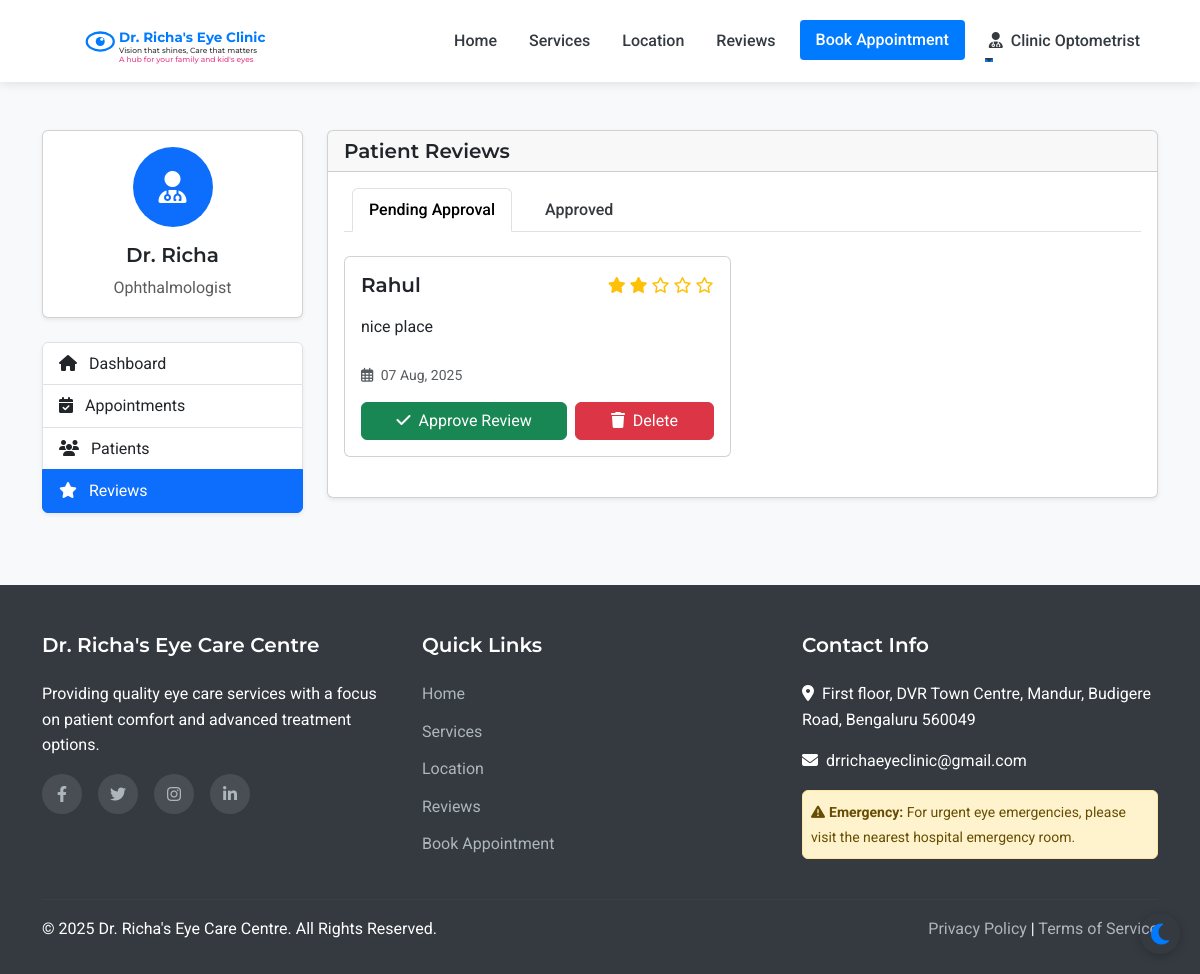
The page /admin/reviews (signed in) on the database as committed earlier.
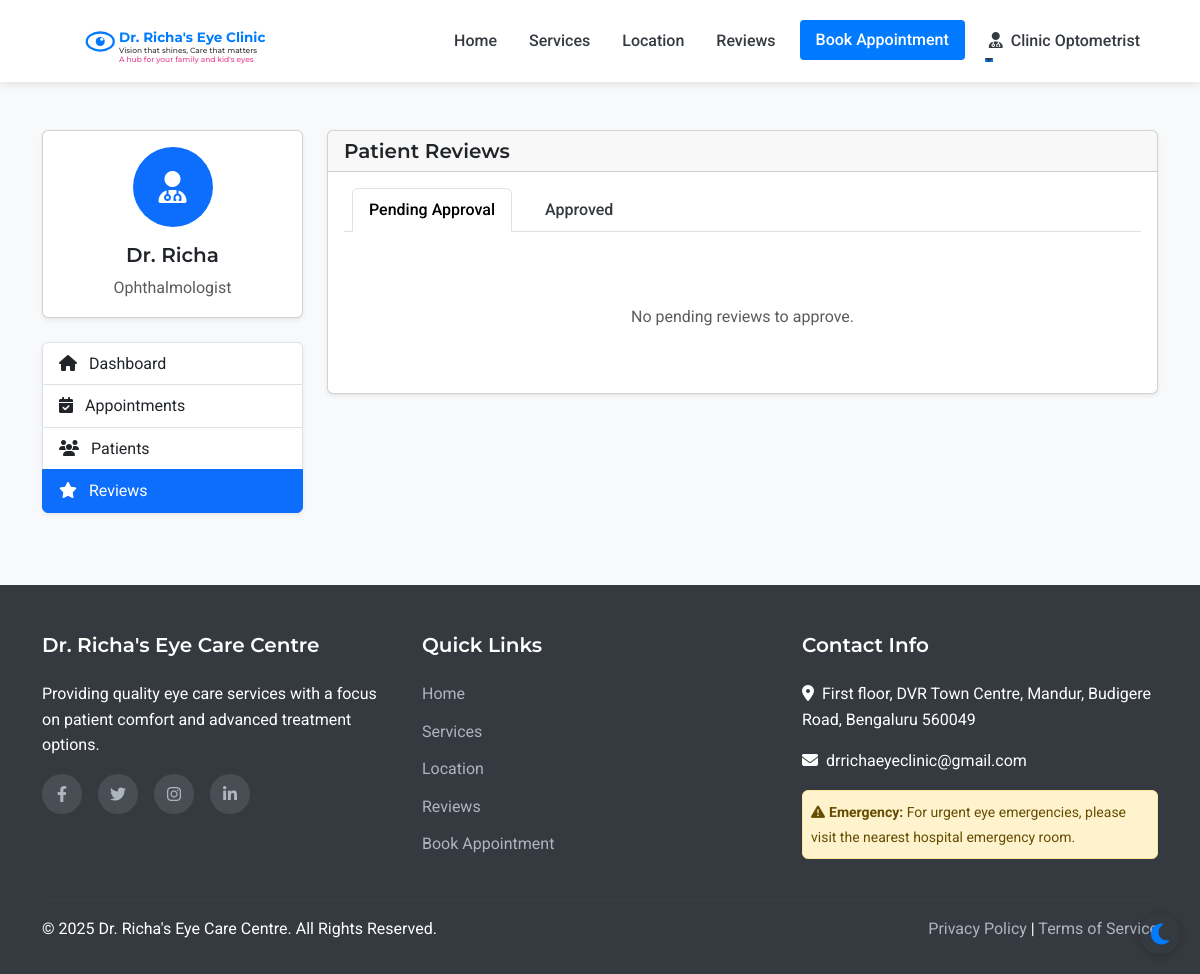
The same page on the database as committed later.
### models.py (models this page shows, shortened)
class Staff(UserMixin, db.Model):
    __abstract__ = True
    id = db.Column(db.Integer, primary_key=True)
    username = db.Column(db.String(64), unique=True, nullable=False)
    email = db.Column(db.String(120), unique=True, nullable=False)
    password_hash = db.Column(db.String(256), nullable=False)
    full_name = db.Column(db.String(100), nullable=False)
    mobile_number = db.Column(db.String(15), nullable=False)

class Assistant(Staff):
    __tablename__ = 'assistant'
    position = db.Column(db.String(100), nullable=True, default='Optometrist')
    full_name = db.Column(db.String(100), nullable=True, default='Optometrist')
    joining_date = db.Column(db.Date, nullable=True)
    salary_records = db.relationship('Salary', backref='assistant', lazy=True)

class Review(db.Model):
    id = db.Column(db.Integer, primary_key=True)
    patient_id = db.Column(db.Integer, db.ForeignKey('patient.id'), nullable=True)
    patient = db.relationship('Patient', backref='reviews')
    patient_name = db.Column(db.String(100), nullable=False)
    rating = db.Column(db.Integer, nullable=False)
    review_text = db.Column(db.Text, nullable=False)
    is_approved = db.Column(db.Boolean, default=False)
    created_at = db.Column(db.DateTime, default=datetime.utcnow)

### routes.py (the view)
@app.route('/admin/reviews')
@login_required
def admin_reviews():
    if not (isinstance(current_user, Admin) or isinstance(current_user, Doctor) or isinstance(current_user, Assistant)):
        flash('Access denied. Staff privileges required.', 'danger')
        return redirect(url_for('index'))
    pending_reviews = Review.query.filter_by(is_approved=False).order_by(desc(Review.created_at)).all()
    approved_reviews = Review.query.filter_by(is_approved=True).order_by(desc(Review.created_at)).all()
    return render_template('admin/reviews.html', pending_reviews=pending_reviews, approved_reviews=approved_reviews)

### templates/admin/reviews.html (shortened to what this page needs)
{% extends 'layout.html' %}
{% block content %}
<section class="py-5 bg-light">
    <div class="container">
        <div class="row">
            <div class="col-lg-3 mb-4">
                <div class="card shadow-sm mb-4">
                    <div class="card-body text-center">
                        <div class="avatar-circle bg-primary text-white mb-3">
                            <i class="fas fa-user-md fa-2x"></i>
                        </div>
                        <h5 class="card-title">Dr. Richa</h5>
                        <p class="card-text text-muted">Ophthalmologist</p>
                    </div>
                </div>
                <div class="list-group shadow-sm">
                    <a href="{{ url_for('admin_dashboard') }}" class="list-group-item list-group-item-action">
                        <i class="fas fa-home me-2"></i> Dashboard
                    </a>
                    <a href="{{ url_for('admin_appointments') }}" class="list-group-item list-group-item-action">
                        <i class="fas fa-calendar-check me-2"></i> Appointments
                    </a>
                    <a href="{{ url_for('admin_patients') }}" class="list-group-item list-group-item-action">
                        <i class="fas fa-users me-2"></i> Patients
                    </a>
                    <a href="{{ url_for('admin_reviews') }}" class="list-group-item list-group-item-action active">
                        <i class="fas fa-star me-2"></i> Reviews
                    </a>
                </div>
            </div>
            <div class="col-lg-9">
                <div class="card shadow-sm">
                    <div class="card-header">
                        <h5 class="mb-0">Patient Reviews</h5>
                    </div>
                    <div class="card-body">
                        <ul class="nav nav-tabs mb-4" id="reviewsTabs" role="tablist">
                            <li class="nav-item" role="presentation">
                                <button class="nav-link active" id="pending-tab" data-bs-toggle="tab" data-bs-target="#pending" type="button" role="tab" aria-controls="pending" aria-selected="true">Pending Approval</button>
                            </li>
                            <li class="nav-item" role="presentation">
                                <button class="nav-link" id="approved-tab" data-bs-toggle="tab" data-bs-target="#approved" type="button" role="tab" aria-controls="approved" aria-selected="false">Approved</button>
                            </li>
                        </ul>
                        <div class="tab-content" id="reviewsTabsContent">
                            <div class="tab-pane fade show active" id="pending" role="tabpanel" aria-labelledby="pending-tab">
                                {% if pending_reviews %}
                                    <div class="row">
                                        {% for review in pending_reviews %}
                                            <div class="col-md-6 mb-4">
                                                <div class="card h-100">
                                                    <div class="card-body">
                                                        <div class="d-flex justify-content-between align-items-center mb-3">
                                                            <h5 class="mb-0">{{ review.patient_name }}</h5>
                                                            <div>
                                                                {% for i in range(5) %}
                                                                    {% if i < review.rating %}
                                                                        <i class="fas fa-star text-warning"></i>
                                                                    {% else %}
                                                                        <i class="far fa-star text-warning"></i>
                                                                    {% endif %}
                                                                {% endfor %}
                                                            </div>
                                                        </div>
                                                        <p class="card-text mb-4">{{ review.review_text }}</p>
                                                        <p class="text-muted small mb-3">
                                                            <i class="far fa-calendar-alt me-1"></i> {{ review.created_at.strftime('%d %b, %Y') }}
                                                        </p>
                                                        <div class="d-flex gap-2">
                                                            <form method="POST" action="{{ url_for('admin_approve_review', review_id=review.id) }}" class="flex-grow-1">
                                                                <button type="submit" class="btn btn-success w-100">
                                                                <i class="fas fa-check me-1"></i> Approve Review
                                                            </button>
                                                        </form>
                                                            <form method="POST" action="{{ url_for('admin_delete_review', review_id=review.id) }}" class="flex-grow-1">
                                                                <button type="submit" class="btn btn-danger w-100" onclick="return confirm('Are you sure you want to delete this review?')">
                                                                    <i class="fas fa-trash me-1"></i> Delete
                                                                </button>
                                                            </form>
                                                        </div>
                                                    </div>
                                                </div>
                                            </div>
                                        {% endfor %}
                                    </div>
                                {% else %}
                                    <div class="text-center py-5">
                                        <p class="text-muted mb-0">No pending reviews to approve.</p>
                                    </div>
                                {% endif %}
                            </div>
                        </div>
                    </div>
                </div>
            </div>
        </div>
    </div>
</section>
{% endblock %}

### templates/layout.html (shortened to what this page needs)
<!DOCTYPE html>
<html lang="en">
<head>
    <link href="https://cdn.jsdelivr.net/npm/bootstrap@5.3.0-alpha1/dist/css/bootstrap.min.css" rel="stylesheet">
    <link rel="stylesheet" href="https://cdn.jsdelivr.net/npm/flatpickr/dist/flatpickr.min.css">
    <link rel="stylesheet" href="https://cdnjs.cloudflare.com/ajax/libs/font-awesome/6.1.1/css/all.min.css">
    <link rel="stylesheet" href="{{ url_for('static', filename='css/style.css') }}">
</head>
<body>
    <nav class="navbar navbar-expand-lg sticky-top">
        <div class="container">
            <a class="navbar-brand" href="{{ url_for('index') }}" id="clinic-logo">
                <div id="interactive-logo-container" style="height: 60px;"></div>
            </a>
            <div class="collapse navbar-collapse" id="navbarNav">
                <ul class="navbar-nav ms-auto">
                    <li class="nav-item">
                        <a class="nav-link {% if request.path == url_for('index') %}active{% endif %}" href="{{ url_for('index') }}">Home</a>
                    </li>
                    <li class="nav-item">
                        <a class="nav-link {% if request.path == url_for('services') %}active{% endif %}" href="{{ url_for('services') }}">Services</a>
                    </li>
                    <li class="nav-item">
                        <a class="nav-link {% if request.path == url_for('location') %}active{% endif %}" href="{{ url_for('location') }}">Location</a>
                    </li>
                    <li class="nav-item">
                        <a class="nav-link {% if request.path == url_for('reviews') %}active{% endif %}" href="{{ url_for('reviews') }}">Reviews</a>
                    </li>
                    <li class="nav-item">
                        <a class="nav-link btn btn-primary text-white px-3 ms-lg-2" href="{{ url_for('appointment') }}">Book Appointment</a>
                    </li>
                    {% if current_user.is_authenticated %}
                        {% if current_user.__class__.__name__ == 'Patient' %}
                            <li class="nav-item dropdown">
                                <a class="nav-link dropdown-toggle" href="#" id="navbarDropdown" role="button" data-bs-toggle="dropdown" aria-expanded="false">
                                    <i class="fas fa-user me-1"></i> {{ current_user.full_name }}
                                </a>
                                <ul class="dropdown-menu dropdown-menu-end" aria-labelledby="navbarDropdown">
                                    <li><a class="dropdown-item" href="{{ url_for('patient_dashboard') }}">Dashboard</a></li>
                                    <li><a class="dropdown-item" href="{{ url_for('patient_appointments') }}">My Appointments</a></li>
                                    <li><a class="dropdown-item" href="{{ url_for('patient_medical_records') }}">Medical Records</a></li>
                                    <li><hr class="dropdown-divider"></li>
                                    <li><a class="dropdown-item" href="{{ url_for('patient_logout') }}">Logout</a></li>
                                </ul>
                            </li>
                        {% else %}
                            <li class="nav-item dropdown">
                                <a class="nav-link dropdown-toggle" href="#" id="navbarDropdown" role="button" data-bs-toggle="dropdown" aria-expanded="false">
                                    <i class="fas fa-user-md me-1"></i> {{ current_user.full_name }}
                                </a>
                            </li>
                        {% endif %}
                    {% endif %}
                </ul>
            </div>
        </div>
    </nav>
    <main>
        {% block content %}{% endblock %}
    </main>
    <footer>
        <div class="container">
            <div class="row">
                <div class="col-md-4 mb-4 mb-md-0">
                    <h5>Dr. Richa's Eye Care Centre</h5>
                    <p class="mb-3">Providing quality eye care services with a focus on patient comfort and advanced treatment options.</p>
                    <div class="social-icons">
                        <a href="#" aria-label="Facebook"><i class="fab fa-facebook-f"></i></a>
                        <a href="#" aria-label="Twitter"><i class="fab fa-twitter"></i></a>
                        <a href="#" aria-label="Instagram"><i class="fab fa-instagram"></i></a>
                        <a href="#" aria-label="LinkedIn"><i class="fab fa-linkedin-in"></i></a>
                    </div>
                </div>
                <div class="col-md-4 mb-4 mb-md-0">
                    <h5>Quick Links</h5>
                    <ul>
                        <li><a href="{{ url_for('index') }}">Home</a></li>
                        <li><a href="{{ url_for('services') }}">Services</a></li>
                        <li><a href="{{ url_for('location') }}">Location</a></li>
                        <li><a href="{{ url_for('reviews') }}">Reviews</a></li>
                        <li><a href="{{ url_for('appointment') }}">Book Appointment</a></li>
                    </ul>
                </div>
                <div class="col-md-4">
                        <h5>Contact Info</h5>
                        <p><i class="fas fa-map-marker-alt me-2"></i>First floor, DVR Town Centre, Mandur, Budigere Road, Bengaluru 560049</p>
                        <p><i class="fas fa-envelope me-2"></i>drrichaeyeclinic@gmail.com</p>
                        <div class="alert alert-warning mt-3 p-2">
                            <small><i class="fas fa-exclamation-triangle me-1"></i><strong>Emergency:</strong> For urgent eye emergencies, please visit the nearest hospital emergency room.</small>
                        </div>
                    </div>
            </div>
            <hr class="mt-4 mb-3" style="border-color: rgba(255,255,255,0.1);">
            <div class="row">
                <div class="col-md-6">
                    <p class="mb-md-0">&copy; {{ now.year }} Dr. Richa's Eye Care Centre. All Rights Reserved.</p>
                </div>
                <div class="col-md-6 text-md-end">
                    <p class="mb-0">
                        <a href="#">Privacy Policy</a> |
                        <a href="#">Terms of Service</a>
                    </p>
                </div>
            </div>
        </div>
    </footer>
</body>
</html>

Rows that differ between the two databases and show on the page:
no longer on this page (row edited): Review: patient_name "Rahul", rating 2 (drawn), review_text "nice place", created_at "07 Aug, 2025"
Other text that changed with them:
text now shown: "No pending reviews to approve."
